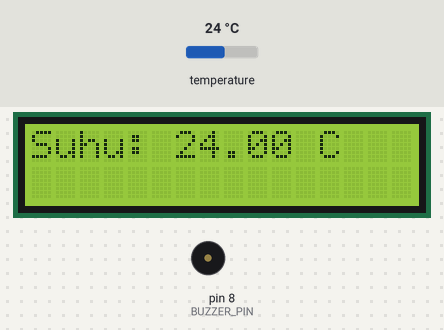
A sketch run on a simulated Arduino Uno, built with avr-gcc and run on an emulated ATmega328P. Shown: 16×2 character LCD, buzzer (waves = sounding, pin HIGH). The test bench sets the inputs (shaded band); at power-on: temperature 24 °C.

Above: at 1.2 s.
1.3 s: temperature set to 36.5 °C
At 3.8 s:
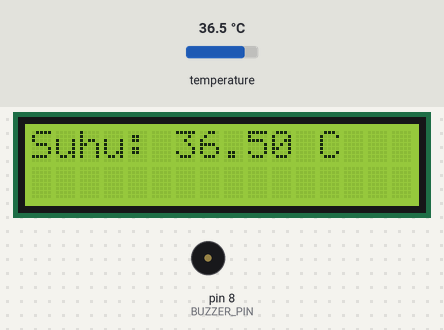
4.1 s: temperature set to 37.7 °C
At 4.8 s:
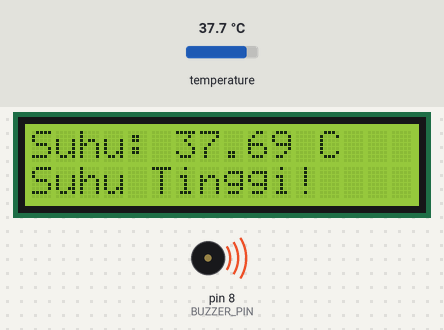
6.6 s: temperature set to 12 °C
At 8.8 s:
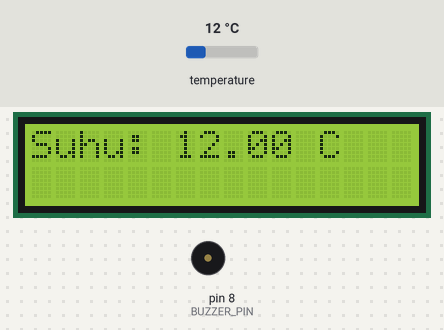
Timing chart, 0 to 10.3 s (numbered marks = the images above; inputs shaded):
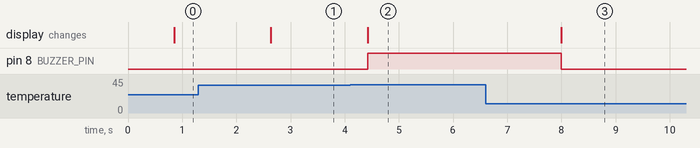

The sketch:

ds18b20_temp_alarm.ino
```cpp
#include <OneWire.h>
#include <DallasTemperature.h>
#include <Wire.h>
#include <LiquidCrystal_I2C.h>

#define ONE_WIRE_BUS 2   // Pin data sensor DS18B20
#define BUZZER_PIN 8     // Pin buzzer (sesuaikan dengan rangkaian kamu)

#define SUHU_NORMAL_MAX 37.2  // Ambang batas atas suhu tubuh normal (°C)

OneWire oneWire(ONE_WIRE_BUS);
DallasTemperature sensors(&oneWire);

LiquidCrystal_I2C lcd(0x27, 16, 2); // Alamat I2C LCD, 16x2 karakter

void setup() {
  lcd.begin(16, 2);        // Inisialisasi LCD
  sensors.begin();         // Inisialisasi sensor DS18B20
  pinMode(BUZZER_PIN, OUTPUT);
  digitalWrite(BUZZER_PIN, LOW);
}

void loop() {
  sensors.requestTemperatures(); // Meminta pembacaan suhu
  float temperature = sensors.getTempCByIndex(0); // Mendapatkan suhu dalam derajat Celsius

  lcd.clear();

  if (temperature == -127.00) {
    // Sensor gagal terbaca / tidak terhubung
    lcd.print("Error Sensor");
    digitalWrite(BUZZER_PIN, LOW); // pastikan buzzer mati saat error
  } else {
    lcd.print("Suhu: ");
    lcd.print(temperature);
    lcd.print(" C");

    if (temperature > SUHU_NORMAL_MAX) {
      // Suhu di atas normal -> aktifkan alarm
      lcd.setCursor(0, 1);
      lcd.print("Suhu Tinggi!");
      digitalWrite(BUZZER_PIN, HIGH);
    } else {
      digitalWrite(BUZZER_PIN, LOW);
    }
  }

  delay(1000); // Delay 1 detik sebelum membaca kembali suhu, sekarang berjalan di semua kondisi
}
```

Measured:
- the behaviour switches between 37.2 and 37.3 °C on temperature (found by bisection; images 1 and 2)
- after the input at 1.3 s, the display: changes after 1.3 s (image 1)
- after the input at 4.1 s, pin 8 (BUZZER_PIN): LOW → HIGH after 0.33 s; the display: changes after 0.33 s (image 2)
- after the input at 6.6 s, pin 8 (BUZZER_PIN): HIGH → LOW after 1.4 s; the display: changes after 1.4 s (image 3)
